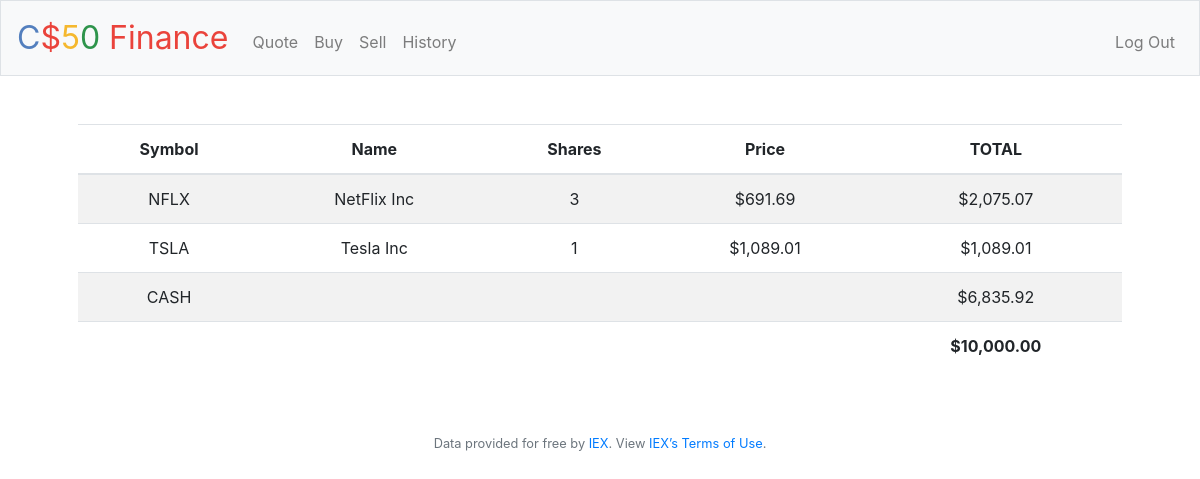
Page / (signed in) on the committed database.
### tables this page shows
CREATE TABLE transactions (
 id INTEGER PRIMARY KEY AUTOINCREMENT,
 user_id INTEGER NOT NULL,
 name TEXT NOT NULL,
 symbol TEXT NOT NULL,
 shares INTEGER NOT NULL,
 price NUMERIC NOT NULL,
 kind TEXT NOT NULL,
 time TIMESTAMP DEFAULT CURRENT_TIMESTAMP,
 FOREIGN KEY(user_id) REFERENCES users(id)
);

CREATE TABLE users (id INTEGER, username TEXT NOT NULL, hash TEXT NOT NULL, cash NUMERIC NOT NULL DEFAULT 10000.00, PRIMARY KEY(id));

### application.py (the view)
@app.route("/")
@login_required
def index():
    user_id = session["user_id"]
    stocks = db.execute("SELECT symbol, name, price, SUM(shares) as totalShares FROM transactions WHERE user_id = ? GROUP BY symbol", user_id)
    cash = db.execute("SELECT cash FROM users WHERE id = ?", user_id)[0]["cash"]
    total = cash
    for stock in stocks:
        total += stock["price"] * stock["totalShares"]
    return render_template("index.html", stocks=stocks, cash=cash, usd=usd, total=total)

### application.py (called while the page is built)
@app.after_request
def after_request(response):
    response.headers["Cache-Control"] = "no-cache, no-store, must-revalidate"
    response.headers["Expires"] = 0
    response.headers["Pragma"] = "no-cache"
    return response

### helpers.py (called while the page is built)
def login_required(f):
    @wraps(f)
    def decorated_function(*args, **kwargs):
        if session.get("user_id") is None:
            return redirect("/login")
        return f(*args, **kwargs)
    return decorated_function

def usd(value):
    return f"${value:,.2f}"

### templates/index.html (shortened to what this page needs)
{% extends "layout.html" %}
{% block main %}
    <table class="table table-striped">
        <thead>
            <tr>
                <th>Symbol</th>
                <th>Name</th>
                <th>Shares</th>
                <th>Price</th>
                <th>TOTAL</th>
            </tr>
        </thead>
        <tbody>
            {% for stock in stocks %}
            <tr>
                <td> {{ stock["symbol"] }} </td>
                <td> {{ stock["name"] }} </td>
                <td> {{ stock["totalShares"] }} </td>
                <td> {{ usd(stock["price"]) }} </td>
                <td> {{ usd(stock["totalShares"] * stock["price"]) }} </td>
            </tr>
            {% endfor %}
            <tr>
                <td>CASH</td>
                <td colspan="3"></td>
                <td>{{ usd(cash) }}</td>
            </tr>
        </tbody>
        <tfoot>
            <td colspan="4"></td>
            <td><strong>{{ usd(total) }}</strong></td>
        </tfoot>
    </table>
{% endblock %}

### rows in the picture
transactions: symbol "TSLA", name "Tesla Inc", totalShares "1", price "$1,089.01", usd(stock['totalShares']*stock['price']) "$1,089.01"
users: cash "$6,835.92"

### other values in the picture
{{ stock["symbol"] }} "NFLX"
{{ stock["name"] }} "NetFlix Inc"
{{ stock["totalShares"] }} "3"
{{ usd(stock["price"]) }} "$691.69"
{{ usd(stock["totalShares"] * stock["price"]) }} "$2,075.07"
{{ usd(total) }} "$10,000.00"
